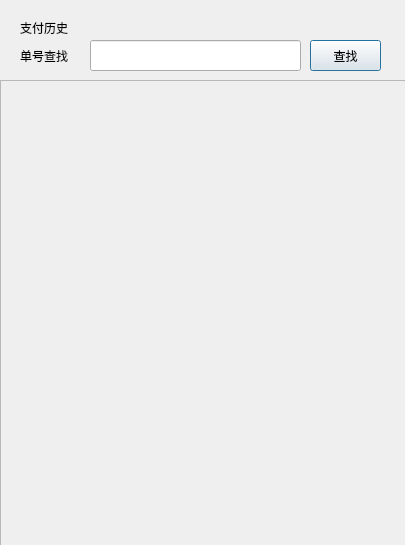
<?xml version="1.0" encoding="UTF-8"?>
<ui version="4.0">
 <class>UPaymentNotice</class>
 <widget class="QDialog" name="UPaymentNotice">
  <property name="geometry">
   <rect>
    <x>0</x>
    <y>0</y>
    <width>405</width>
    <height>545</height>
   </rect>
  </property>
  <property name="windowTitle">
   <string>Dialog</string>
  </property>
  <widget class="QLabel" name="label">
   <property name="geometry">
    <rect>
     <x>20</x>
     <y>20</y>
     <width>72</width>
     <height>15</height>
    </rect>
   </property>
   <property name="text">
    <string>支付历史</string>
   </property>
  </widget>
  <widget class="QLineEdit" name="lineEdit">
   <property name="geometry">
    <rect>
     <x>90</x>
     <y>40</y>
     <width>211</width>
     <height>31</height>
    </rect>
   </property>
  </widget>
  <widget class="QLabel" name="label_2">
   <property name="geometry">
    <rect>
     <x>20</x>
     <y>40</y>
     <width>71</width>
     <height>31</height>
    </rect>
   </property>
   <property name="text">
    <string>单号查找</string>
   </property>
   <property name="alignment">
    <set>Qt::AlignLeading|Qt::AlignLeft|Qt::AlignVCenter</set>
   </property>
  </widget>
  <widget class="QPushButton" name="pushButton">
   <property name="geometry">
    <rect>
     <x>310</x>
     <y>40</y>
     <width>71</width>
     <height>31</height>
    </rect>
   </property>
   <property name="text">
    <string>查找</string>
   </property>
  </widget>
  <widget class="QScrollArea" name="scrollArea">
   <property name="geometry">
    <rect>
     <x>0</x>
     <y>80</y>
     <width>411</width>
     <height>471</height>
    </rect>
   </property>
   <property name="widgetResizable">
    <bool>true</bool>
   </property>
   <widget class="QWidget" name="scrollAreaWidgetContents">
    <property name="geometry">
     <rect>
      <x>0</x>
      <y>0</y>
      <width>409</width>
      <height>469</height>
     </rect>
    </property>
    <widget class="QWidget" name="verticalLayoutWidget">
     <property name="geometry">
      <rect>
       <x>10</x>
       <y>10</y>
       <width>160</width>
       <height>80</height>
      </rect>
     </property>
     <layout class="QVBoxLayout" name="verticalLayout"/>
    </widget>
   </widget>
  </widget>
 </widget>
 <resources/>
 <connections/>
</ui>
